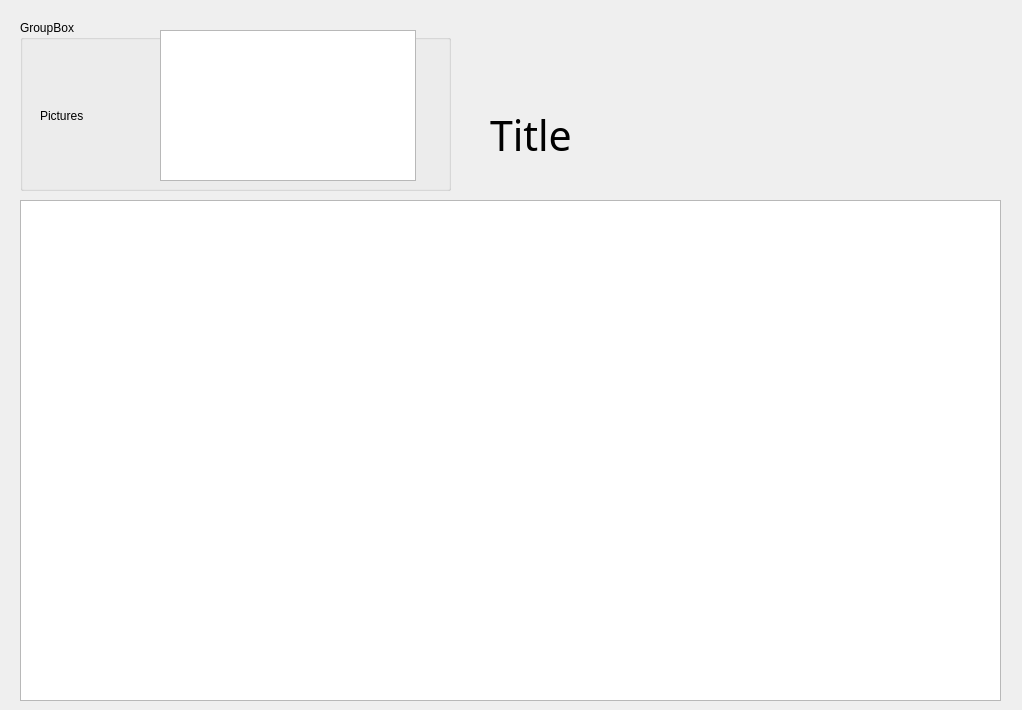
<?xml version="1.0" encoding="UTF-8"?>
<ui version="4.0">
 <class>Form</class>
 <widget class="QWidget" name="Form">
  <property name="geometry">
   <rect>
    <x>0</x>
    <y>0</y>
    <width>1022</width>
    <height>710</height>
   </rect>
  </property>
  <property name="windowTitle">
   <string>Form</string>
  </property>
  <widget class="QGroupBox" name="groupBox">
   <property name="geometry">
    <rect>
     <x>20</x>
     <y>20</y>
     <width>431</width>
     <height>171</height>
    </rect>
   </property>
   <property name="title">
    <string>GroupBox</string>
   </property>
   <widget class="QLabel" name="label">
    <property name="geometry">
     <rect>
      <x>20</x>
      <y>40</y>
      <width>91</width>
      <height>111</height>
     </rect>
    </property>
    <property name="text">
     <string>Pictures </string>
    </property>
   </widget>
   <widget class="QTextBrowser" name="textBrowser">
    <property name="geometry">
     <rect>
      <x>140</x>
      <y>10</y>
      <width>256</width>
      <height>151</height>
     </rect>
    </property>
   </widget>
  </widget>
  <widget class="QLabel" name="label_2">
   <property name="geometry">
    <rect>
     <x>490</x>
     <y>90</y>
     <width>481</width>
     <height>91</height>
    </rect>
   </property>
   <property name="font">
    <font>
     <family>华文行楷</family>
     <pointsize>31</pointsize>
    </font>
   </property>
   <property name="text">
    <string>Title</string>
   </property>
  </widget>
  <widget class="QTextBrowser" name="textBrowser_2">
   <property name="geometry">
    <rect>
     <x>20</x>
     <y>200</y>
     <width>981</width>
     <height>501</height>
    </rect>
   </property>
  </widget>
 </widget>
 <resources/>
 <connections/>
</ui>
